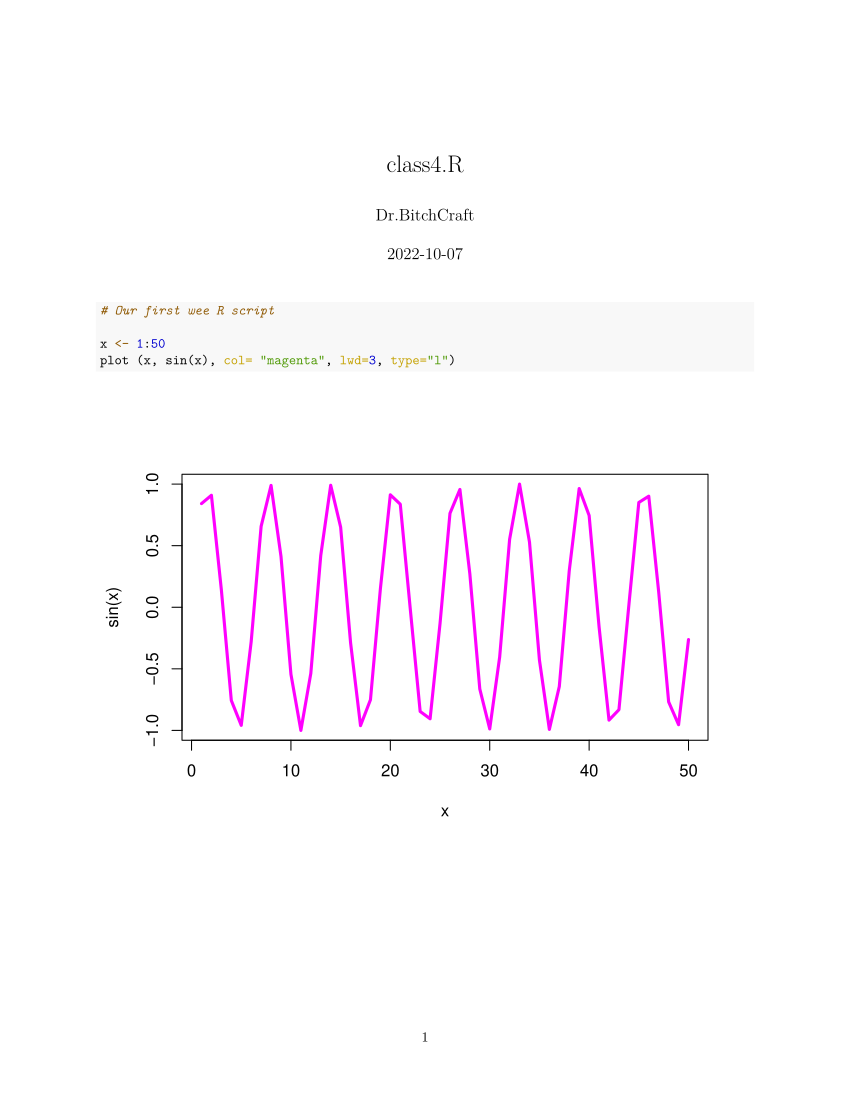

Generate this figure with R:
# Our first wee R script

x <- 1:50
plot (x, sin(x), col= "magenta", lwd=3, type="l")
